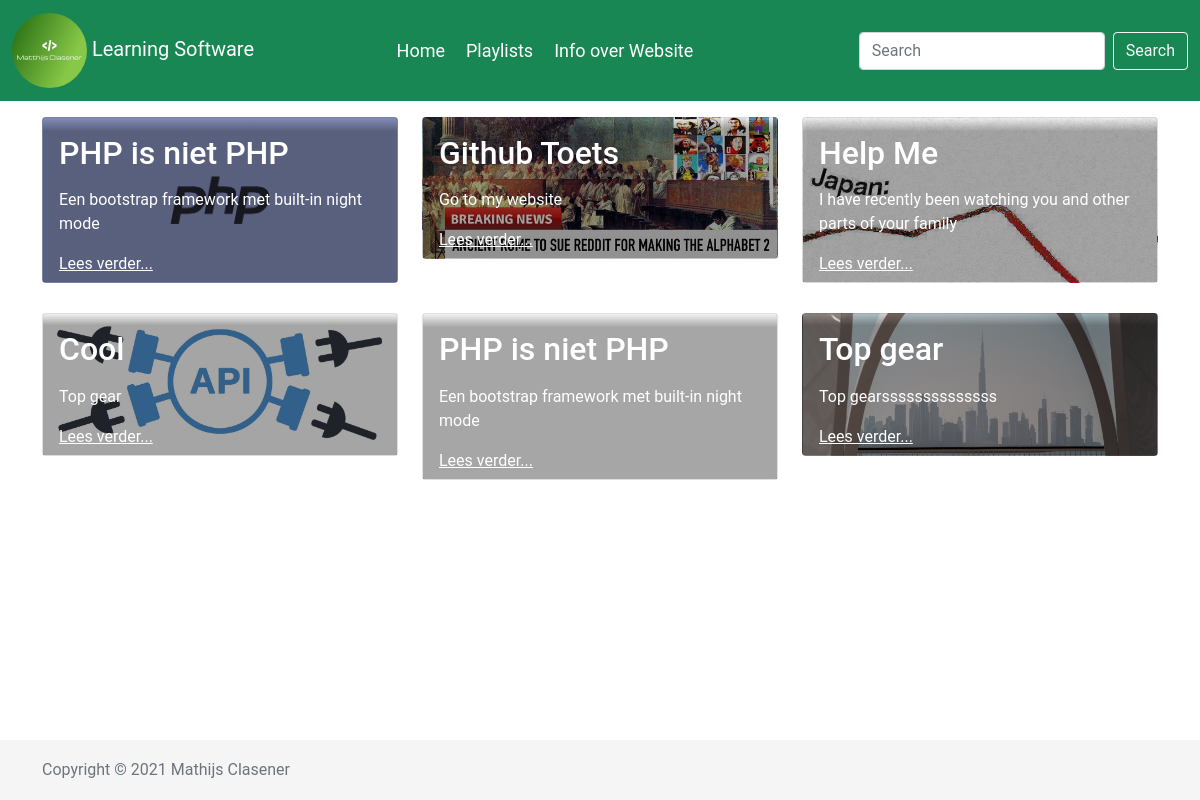
Screenshot of /search.php with the database file from the repository.
### tables this page shows
CREATE TABLE `subject` (
  `id` varchar(64) NOT NULL,
  `titel` varchar(64) NOT NULL,
  `text` longtext NOT NULL,
  `subtext` text NOT NULL,
  `video` varchar(48) NOT NULL,
  `leerlijn` varchar(64) NOT NULL,
  `date` datetime NOT NULL DEFAULT current_timestamp(),
  `uitgelicht` int(1) NOT NULL,
  `image` text NOT NULL
);

### search.php (the view, shortened to what this page needs)
<?php
require("php/database.php");
$sql = "SELECT `id`, `titel`, `image`, `subtext` FROM subject WHERE `titel` LIKE '%". $_POST['search'] ."%';";
$result = $conn->query($sql);
?>
<!DOCTYPE html>
<html lang="en">
<head>
    <?php
    require("components/style.php");
    ?>
</head>
<body>
	<?php require("components/navbar.php"); ?>
	<main id="article">
	<div class="container">
    <div class="row mb-5 mt-3">
    <?php
                foreach ($result as $item) {
                $image = $item['image'];
                echo "
                <div class='colum col-sm-12 col-md-6 col-lg-4'>
                <article class='card' style='background-image: url(";
                echo $image;
                echo "); '>
                    <div class='card-body'>
                        <h2>".$item['titel']."</h2>
                        <p>".$item['subtext']."</p>
                        <p class='read'><a class='stretched-link' href='video.php?id=".$item['id']."'>Lees verder...</a></p>
                    </div>
                </article>
                </div>";
                }
                ?>
            </div>
        </div>
    </main>
    <?php
    require("components/footer.php");
    ?>
</body>
</html>

### components/navbar.php (shortened to what this page needs)
<nav class="navbar navbar-expand-md navbar-fixed-top navbar-light bg-success main-nav">
		<div class="container-fluid">
		<a class="navbar-brand text-white" href="/tutorial/"><img class="img-fluid rounded-circle" width="75" height="auto" src="<?php echo $profilepic; ?>"> Learning Software</a>
			<div class="collapse navbar-collapse" id="navbarNav">
			<ul class="navbar-nav mx-auto">
				<li class="nav-item active">
					<a class="nav-link text-white" href="/tutorial/">Home</a>
				</li>
				<li class="nav-item">
					<a class="nav-link text-white" href="playlists.php">Playlists</a>
				</li>
				<li class="nav-item">
					<a class="nav-link text-white" href="info.php">Info over Website</a>
				</li>
			</ul>
		<form method="POST" enctype="multipart/form-data" action="search.php" class="d-flex">
          <input class="form-control me-2" name="search" id="search" type="search" placeholder="Search" aria-label="Search">
          <button class="btn btn-outline-light" type="submit">Search</button>
		  </form>
			</div>
		</div>
	</nav>

### components/footer.php (shortened to what this page needs)
<footer class="footer mt-5">
	<div class="container">
		<span class="text-muted"><mm id="copy"></mm><?php echo $open?></span>
	</div>
</footer>

### css/custom.css (style rules this page uses)
html { position: relative; min-height: 100%; }
* { font-family: 'Roboto', sans-serif; }
nav { font-size: large; }
nav ul li { padding-left: 5px; }
#article .card .card-body { color: white; background: linear-gradient(180deg,rgba(0,0,0,.05),rgba(0,0,0,.35) 8%); }
.read { margin-bottom: -10px; }
.colum { margin-bottom: 30px; }
.card-body a { color: white; }
article { background-size: cover; background-position: center; }
.footer { position: absolute; width: 100%; bottom: 0; height: 60px; line-height: 60px; background-color: #f5f5f5; }

### rows the page displays
subject: image (picture), titel "PHP is niet PHP", subtext "Een bootstrap framework met built-in night mode"
subject: image (picture), titel "Github Toets", subtext "Go to my website"
subject: image (picture), titel "Help Me", subtext "I have recently been watching you and other parts of your family"
subject: image (picture), titel "Cool", subtext "Top gear"
subject: titel "PHP is niet PHP", subtext "Een bootstrap framework met built-in night mode"
subject: image (picture), titel "Top gear", subtext "Top gearssssssssssssss"

### other values shown
$open "Mathijs Clasener"
